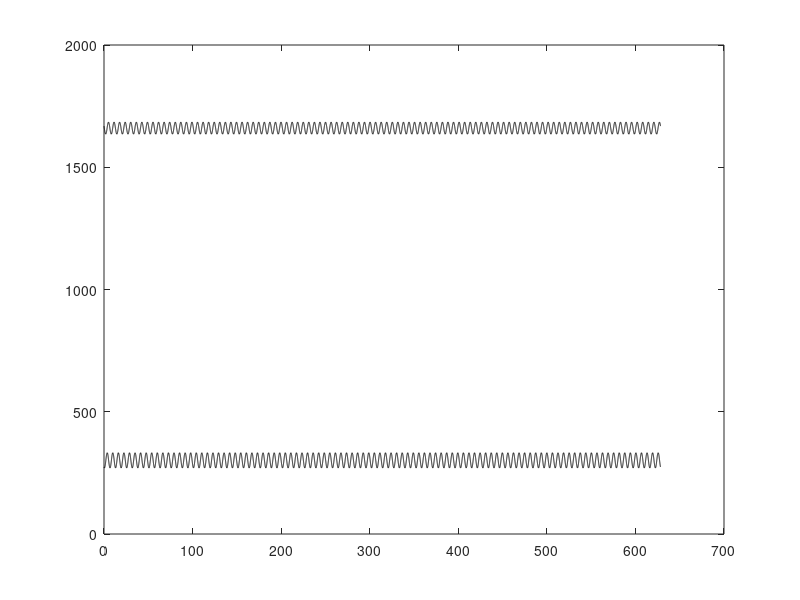

Source code (MATLAB):
%TIA——dcMMC
%%%%%%%%%%%%%%%%%%%%%%%%%%%%%%%%%%%%%%%%%%%%%%%%%%%%%%%%%%%%%%%%%%%%%%%%%%%
clc;
clear;
%Circuit parameters of DC-MMC
fs=1e3;
Ts=1/fs;
ws=2*pi/Ts;
USM1=1000;
USM2=1000;
L=3e-3;
C=200e-6;
RL=5.51;
D=0.83;

f0=D;
fR2=sin(2*pi*D)*cos(2*pi*D)/(2*pi);
fI2=-sin(2*pi*D)*sin(2*pi*D)/(2*pi);

PfR2=2*pi*cos(4*pi*D)/(2*pi);
PfI2=2*pi*sin(4*pi*D)/(2*pi);



AM1=[0 ws -1/L 0;
    -ws 0 0 -1/L;
    1/C 0 -1/(C*RL) ws
    0 1/C -ws -1/(C*RL)];
BM1=[0 0;
    0 0;
    0 0;
    0 0];
CM1=[0 0;
    0 0;
    0 0;
    0 0]';
DM1=[0 -1/L;
    1/C -1/(C*RL)];
AAA=[AM1,BM1;
    CM1,DM1];
EM1=[ fR2/L,fR2/L;
    fI2/L,fI2/L;
    0,0;
   0,0;
   D/L,D/L;
   0,0];


U=[USM1;USM2];




X2=inv(AAA)*(-EM1*U)%求静态工作点
 theta=0:0.01*pi:2*pi*100;


IMV2 =X2(5)+2*X2(1)*cos(theta)-2*X2(2)*sin(theta);
UMV2 =X2(6)+2*X2(3)*cos(theta)-2*X2(4)*sin(theta);



figure(1)

plot (theta,IMV2,'Color','k');hold on
plot (theta,UMV2,'Color','k');hold on


